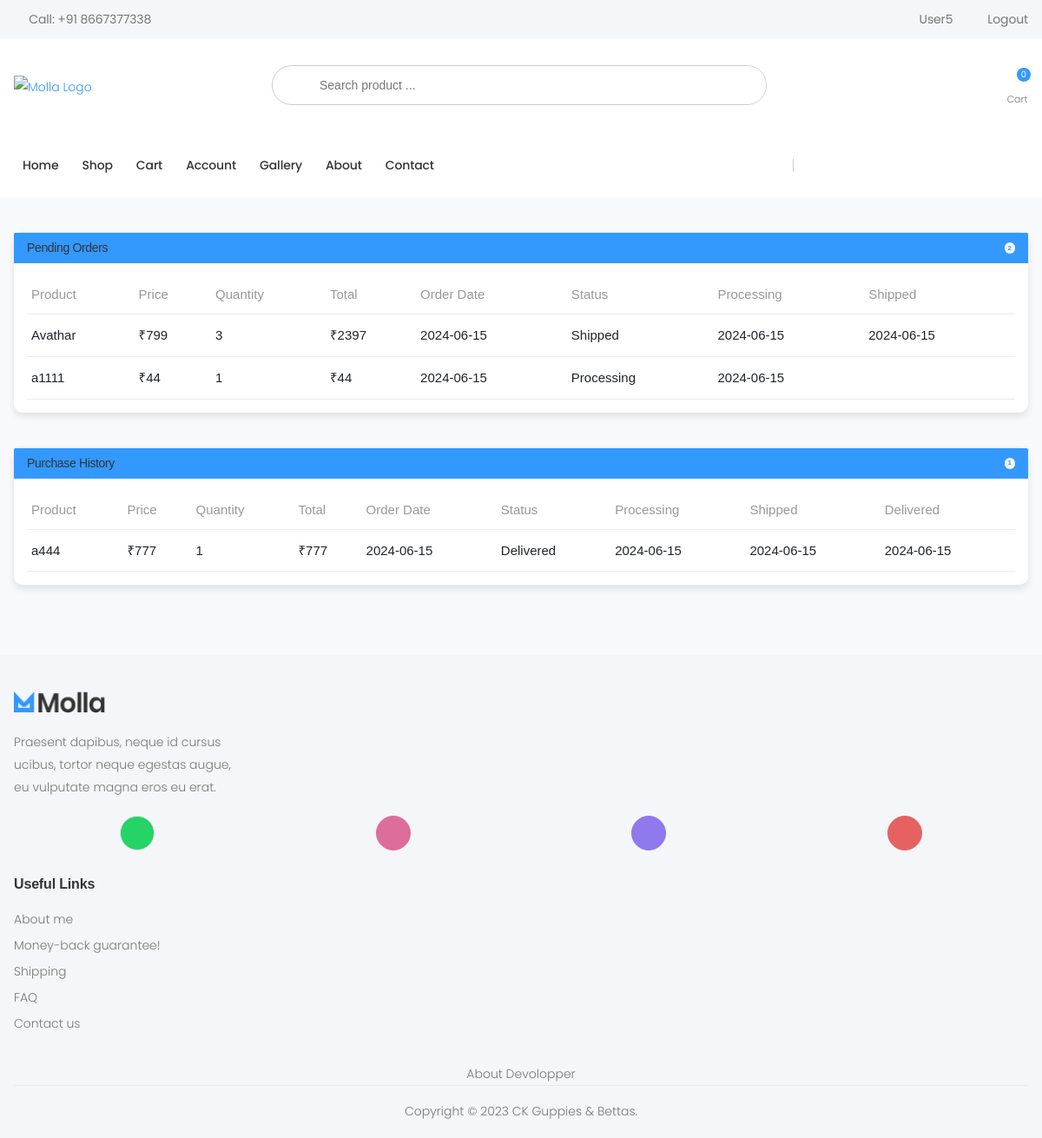
Screenshot of /orders/ (signed in) with the database file from the repository.
### store/models.py (models this page shows, shortened)
class OrderItem(models.Model):
    product = models.ForeignKey(Product, on_delete=models.SET_NULL, null=True)
    order = models.ForeignKey(Order, on_delete=models.SET_NULL, null=True)
    quantity = models.IntegerField(default=0, null=True, blank=True)
    date_added = models.DateTimeField(auto_now_add=True)
    price_at_purchase = models.DecimalField(max_digits=7, decimal_places=2, null=True, blank=True)
    @property
    def get_total(self):
        if self.price_at_purchase is None:
            self.price_at_purchase = self.product.new_price
        return self.price_at_purchase * self.quantity

class Product(models.Model):
    name = models.CharField(max_length=250, unique=True)
    slug = models.SlugField(max_length=250, unique=True)
    description = models.TextField(blank=True)
    old_price = models.DecimalField(max_digits=7, blank=True, null=True, decimal_places=2)
    new_price = models.DecimalField(max_digits=7, blank=False, decimal_places=2)
    category = models.ForeignKey(Category, on_delete=models.CASCADE)
    image_1 = models.ImageField(upload_to='product')
    image_2 = models.ImageField(upload_to='product', blank=True)
    image_3 = models.ImageField(upload_to='product', blank=True)
    video_url = models.URLField(max_length=200, blank=True)
    stock = models.IntegerField()
    available = models.BooleanField(default=True)
    new = models.BooleanField(default=True)
    created = models.DateTimeField(auto_now_add=True)
    update = models.DateField(auto_now=True)
    class Meta:
        ordering = ('name',)
        verbose_name = 'product'
        verbose_name_plural = 'products'

class Order(models.Model):
    STATUS_CHOICES = [
        ('Processing', 'Processing'),
        ('Shipped', 'Shipped'),
        ('Delivered', 'Delivered')
    ]
    customer = models.ForeignKey(Customer, on_delete=models.SET_NULL, null=True, blank=True)
    date_ordered = models.DateTimeField(auto_now_add=True)
    complete = models.BooleanField(default=False)
    transaction_id = models.CharField(max_length=100, null=True)
    status = models.CharField(max_length=20, choices=STATUS_CHOICES, default='Processing')
    processing_time = models.DateTimeField(null=True, blank=True)
    shipped_time = models.DateTimeField(null=True, blank=True)
    delivered_time = models.DateTimeField(null=True, blank=True)
    @property
    def get_cart_items(self):
        orderitems = self.orderitem_set.all()
        total = sum([item.quantity for item in orderitems])
        return total

### store/views.py (the view)
# urls.py: path('orders/',views.orders,name='orders'),
def orders(request):
    if not request.user.is_authenticated:
        return redirect('auth_app:login')
    customer = request.user.customer
    orders = Order.objects.filter(customer=customer, complete=True)
    pending_orders = orders.exclude(status='Delivered')
    delivered_orders = orders.filter(status='Delivered')
    context = {
        'user': request.user,
        'pending_orders': pending_orders,
        'delivered_orders': delivered_orders,
    }
    return render(request, 'store/orders.html', context)

### store/templates/store/orders.html (shortened to what this page needs)
{% extends "store/Base.html" %}
{% load static %}
{% block content %}
<div class="container my-5">
    <div class="row">
        <div class="col-12">
            <div class="card mb-4">
                <div class="card-header bg-primary text-white d-flex justify-content-between align-items-center">
                    <h5 class="mb-0">Pending Orders</h5>
                    <span class="badge bg-light text-primary ml-auto">{{ pending_orders|length }}</span>
                </div>
                <div class="card-body">
                    {% if pending_orders %}
                    <div class="table-responsive">
                        <table class="table table-hover">
                            <thead>
                                <tr>
                                    <th>Product</th>
                                    <th>Price</th>
                                    <th>Quantity</th>
                                    <th>Total</th>
                                    <th>Order Date</th>
                                    <th>Status</th>
                                    <th>Processing</th>
                                    <th>Shipped</th>
                                </tr>
                            </thead>
                            <tbody>
                                {% for order in pending_orders %}
                                {% for item in order.orderitem_set.all %}
                                <tr>
                                    <td>{{ item.product.name }}</td>
                                    <td>₹{{ item.price_at_purchase|floatformat:0 }}</td>
                                    <td>{{ item.quantity }}</td>
                                    <td>₹{{ item.get_total|floatformat:0 }}</td>
                                    <td>{{ order.date_ordered|date:"Y-m-d" }}</td>
                                    <td>{{ order.status }}</td>
                                    <td>{{ order.processing_time|date:"Y-m-d" }}</td>
                                    <td>{{ order.shipped_time|date:"Y-m-d" }}</td>
                                </tr>
                                {% endfor %}
                                {% endfor %}
                            </tbody>
                        </table>
                    </div>
                    {% else %}
                    <p class="text-center">No pending orders available.</p>
                    {% endif %}
                </div>
            </div>
            <div class="card mb-4">
                <div class="card-header bg-primary text-white d-flex justify-content-between align-items-center">
                    <h5 class="mb-0">Purchase History</h5>
                    <span class="badge bg-light text-primary ml-auto">{{ delivered_orders|length }}</span>
                </div>
                <div class="card-body">
                    {% if delivered_orders %}
                    <div class="table-responsive">
                        <table class="table table-hover">
                            <thead>
                                <tr>
                                    <th>Product</th>
                                    <th>Price</th>
                                    <th>Quantity</th>
                                    <th>Total</th>
                                    <th>Order Date</th>
                                    <th>Status</th>
                                    <th>Processing</th>
                                    <th>Shipped</th>
                                    <th>Delivered</th>
                                </tr>
                            </thead>
                            <tbody>
                                {% for order in delivered_orders %}
                                {% for item in order.orderitem_set.all %}
                                <tr>
                                    <td>{{ item.product.name }}</td>
                                    <td>₹{{ item.price_at_purchase|floatformat:0 }}</td>
                                    <td>{{ item.quantity }}</td>
                                    <td>₹{{ item.get_total|floatformat:0 }}</td>
                                    <td>{{ order.date_ordered|date:"Y-m-d" }}</td>
                                    <td>{{ order.status }}</td>
                                    <td>{{ order.processing_time|date:"Y-m-d" }}</td>
                                    <td>{{ order.shipped_time|date:"Y-m-d" }}</td>
                                    <td>{{ order.delivered_time|date:"Y-m-d" }}</td>
                                </tr>
                                {% endfor %}
                                {% endfor %}
                            </tbody>
                        </table>
                    </div>
                    {% else %}
                    <p class="text-center">No purchase history available.</p>
                    {% endif %}
                </div>
            </div>
        </div>
    </div>
</div>
{% endblock %}

### store/templates/store/Base.html (shortened to what this page needs)
{% load static %}
<!DOCTYPE html>
<html lang="en">
<head>
    <link rel="stylesheet" href="{% static 'assets/vendor/line-awesome/line-awesome/line-awesome/css/line-awesome.min.css' %}">
    <link rel="stylesheet" href="{% static 'assets/css/bootstrap.min.css' %}">
    <link rel="stylesheet" href="{% static 'assets/css/plugins/owl-carousel/owl.carousel.css' %}">
    <link rel="stylesheet" href="{% static 'assets/css/plugins/magnific-popup/magnific-popup.css' %}">
    <link rel="stylesheet" href="{% static 'assets/css/plugins/jquery.countdown.css' %}">
    <link rel="stylesheet" href="{% static 'assets/css/style.css' %}">
    <link rel="stylesheet" href="{% static 'assets/css/skins/skin-demo-4.css' %}">
    <link rel="stylesheet" href="{% static 'assets/css/demos/demo-4.css' %}">
    <link rel="stylesheet" href="{% static 'assets/css/style2.css' %}">
</head>
<body>
    <div class="page-wrapper">
        <header class="header header-intro-clearance header-4">
            <div class="header-top">
                <div class="container">
                    <div class="header-left">
                        <a href="tel:#"><i class="icon-phone"></i>Call: +91 8667377338</a>
                    </div>
                    <div class="header-right">
                        <ul class="top-menu">
                            <li>
                                <ul>
									{% if user.is_authenticated %}
									<li><a href="{% url 'store_app:account_info' %}">{{user.username}}</a></li>
									<li><a href="{% url 'auth_app:logout' %}" id="signin-button">Logout</a></li>
									{% else %}
                                    <li><a href="{% url 'auth_app:register' %}" id="signup-button">Sign up</a></li>
                                    <li><a href="{% url 'auth_app:login' %}" id="signin-button">Sign in</a></li>
									{% endif %}
                                </ul>
                            </li>
                        </ul>
                    </div>
                </div>
            </div>
            <div class="header-middle">
                <div class="container">
                    <div class="header-left">
                        <a href="{% url 'store_app:allProdCat' %}" class="logo">
                            <img src="{% static 'assets/images/demos/demo-4/logo 19a.png' %}" alt="Molla Logo" width="180" height="25">
                        </a>
                    </div>
                    <div class="header-center">
                        <div class="header-search header-search-extended header-search-visible d-none d-lg-block">
							<form action="{% url 'search_app:SearchResult' %}" method="get">
                                <div class="header-search-wrapper search-wrapper-wide">
                                    <button class="btn btn-primary" type="submit"><i class="icon-search"></i></button>
                                    <input type="search" class="form-control" name="q" id="q" placeholder="Search product ..." required>
                                </div>
                            </form>
                        </div>
                    </div>
                    <div class="header-right">
                        <div class="dropdown cart-dropdown">
                            <a href="{% url 'store_app:cart' %}" class="dropdown-toggle">
                                <div class="icon">
                                    <i class="icon-shopping-cart"></i>
                                    <span class="cart-count">{{cartItems}}</span>
                                </div>
                                <p>Cart</p>
                            </a>
                        </div>
                    </div>
                </div>
            </div>
            <div class="header-bottom sticky-header">
                <div class="container">
                    <div class="header-center">
                        <nav class="main-nav">
                            <ul class="menu sf-arrows">
                                <li class="megamenu-container {% if request.path == '/' %}active{% endif %}">
                                    <a href="{% url 'store_app:allProdCat' %}">Home</a>
                                </li>
                                <li class="megamenu-container {% if request.path == '/shop/' %}active{% endif %}">
                                    <a href="{% url 'store_app:allProductListing' %}">Shop</a>
                                </li>
                                <li class="{% if request.path == '/cart/' %}active{% endif %}">
                                    <a href="{% url 'store_app:cart' %}">Cart</a>
                                </li>
                                <li class="#">
                                    <a>Account</a>
                                </li>
                                <li class="{% if request.path == '/gallery/' %}active{% endif %}">
                                    <a href="{% url 'store_app:gallery' %}">Gallery</a>
                                </li>
                                <li class="{% if request.path == '/about/' %}active{% endif %}">
                                    <a href="{% url 'store_app:about' %}">About</a>
                                </li>
                                <li class="{% if request.path == '/contact/' %}active{% endif %}">
                                    <a href="{% url 'store_app:contact' %}">Contact</a>
                                </li>
                            </ul>
                        </nav>
                    </div>
                </div>
            </div>
        </header>
        {% block content %}{% endblock %}
        <footer class="footer">
            <div class="footer-middle">
                <div class="container">
                    <div class="row">
                        <div class="col-sm-6 col-lg-3">
                            <div class="widget widget-about">
                                <img src="{% static 'assets/images/demos/demo-4/logo-footer.png' %}" class="footer-logo"
                                    alt="Footer Logo" width="105" height="25">
                                <p>Praesent dapibus, neque id cursus ucibus, tortor neque egestas augue, eu vulputate
                                    magna eros eu erat. </p>
                            </div>
                        </div>
                        <div class="col-md-12">
                            <div class="social-icons social-icons-colored justify-content-around mb-3">
                                <a href="#" class="social-icon social-whatsapp" title="WhatsApp" target="_blank" style="background-color: #25d366;"><i class="icon-whatsapp"></i></a>
                                <a href="#" class="social-icon social-instagram" title="Instagram" target="_blank"><i class="icon-instagram"></i></a>
                                <a href="#" class="social-icon social-facebook" title="Facebook" target="_blank"><i class="icon-facebook-f"></i></a>
                                <a href="#" class="social-icon social-youtube" title="Youtube" target="_blank"><i class="icon-youtube"></i></a>
                            </div>
                        </div>
                        <div class="col-sm-6 col-lg-3">
                            <div class="widget">
                                <h4 class="widget-title">Useful Links</h4>
                                <ul class="widget-list">
                                    <li><a href="#">About me</a></li>
                                    <li><a href="#">Money-back guarantee!</a></li>
                                    <li><a href="{% url 'store_app:allProductListing' %}">Shipping</a></li>
                                    <li><a href="{% url 'store_app:faq' %}">FAQ</a></li>
                                    <li><a href="{% url 'store_app:about' %}">Contact us</a></li>
                                </ul>
                            </div>
                        </div>
                    </div>
                </div>
            </div>
            <div>
                <a href="{% url 'store_app:devolopper' %}">
                    <p class="footer-copyright text-center">About Devolopper</p>
                </a>
            </div>
            <div class="footer-bottom">
                <div class="container">
                    <p class="footer-copyright text-center">Copyright © 2023 CK Guppies & Bettas.</p>
                </div>
            </div>
        </footer>
    </div>
</body>
</html>

### rows the page displays
Order: date_ordered "2024-06-15", status "Shipped", processing_time "2024-06-15", shipped_time "2024-06-15"
OrderItem: product.name "Avathar", price_at_purchase "799", quantity "3", get_total "2397"
Order: date_ordered "2024-06-15", status "Processing", processing_time "2024-06-15"
OrderItem: product.name "a1111", price_at_purchase "44", quantity "1", get_total "44"
Order: date_ordered "2024-06-15", status "Delivered", processing_time "2024-06-15", shipped_time "2024-06-15", delivered_time "2024-06-15"
OrderItem: product.name "a444", price_at_purchase "777", quantity "1", get_total "777"

### other values shown
{{ user.username }} "User5"
{{ cartItems }} "0"
{{ pending_orders|length }} "2"
{{ delivered_orders|length }} "1"
